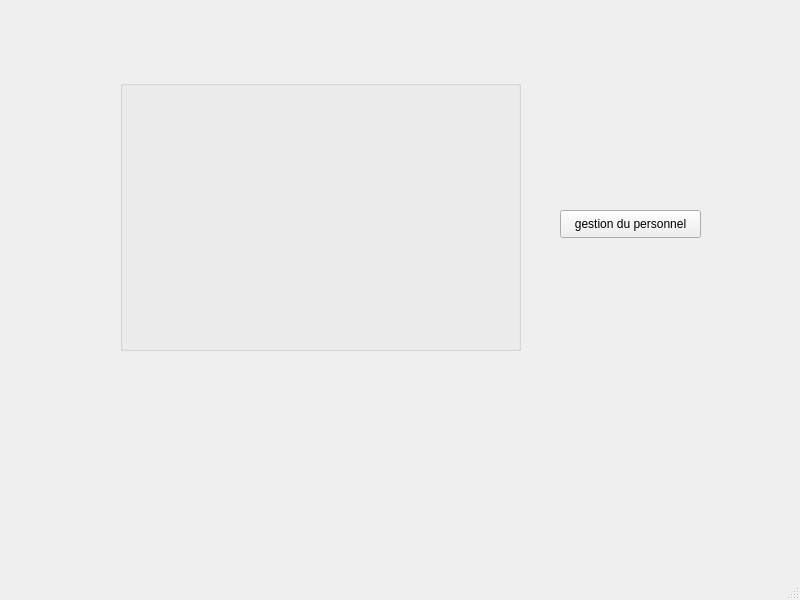
<?xml version="1.0" encoding="UTF-8"?>
<ui version="4.0">
 <class>MainWindow</class>
 <widget class="QMainWindow" name="MainWindow">
  <property name="geometry">
   <rect>
    <x>0</x>
    <y>0</y>
    <width>800</width>
    <height>600</height>
   </rect>
  </property>
  <property name="windowTitle">
   <string>MainWindow</string>
  </property>
  <widget class="QWidget" name="centralwidget">
   <widget class="QPushButton" name="pushButton">
    <property name="geometry">
     <rect>
      <x>560</x>
      <y>210</y>
      <width>141</width>
      <height>28</height>
     </rect>
    </property>
    <property name="text">
     <string>gestion du personnel</string>
    </property>
   </widget>
   <widget class="QGroupBox" name="groupBox">
    <property name="geometry">
     <rect>
      <x>120</x>
      <y>80</y>
      <width>401</width>
      <height>271</height>
     </rect>
    </property>
    <property name="title">
     <string/>
    </property>
   </widget>
  </widget>
  <widget class="QMenuBar" name="menubar">
   <property name="geometry">
    <rect>
     <x>0</x>
     <y>0</y>
     <width>800</width>
     <height>26</height>
    </rect>
   </property>
  </widget>
  <widget class="QStatusBar" name="statusbar"/>
 </widget>
 <resources/>
 <connections/>
</ui>
